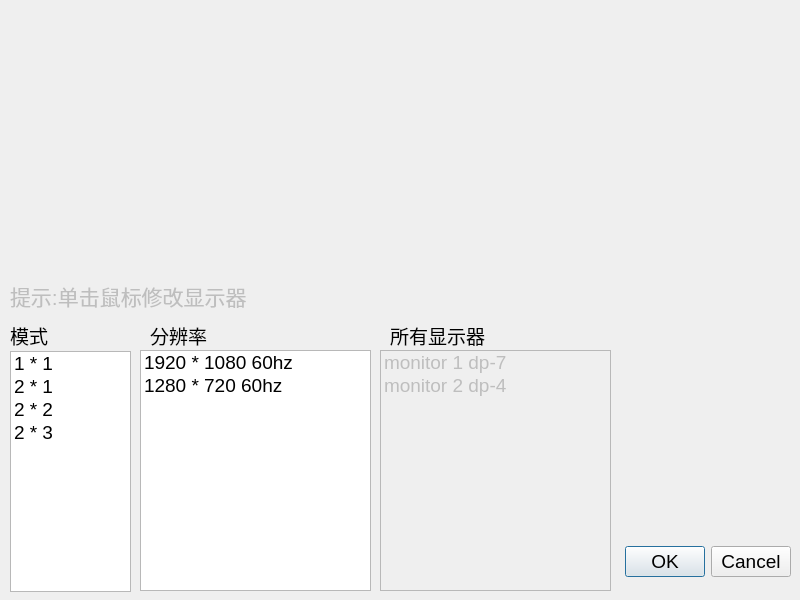
<?xml version="1.0" encoding="UTF-8"?>
<ui version="4.0">
 <class>displayCfgDialog</class>
 <widget class="QDialog" name="displayCfgDialog">
  <property name="geometry">
   <rect>
    <x>0</x>
    <y>0</y>
    <width>800</width>
    <height>600</height>
   </rect>
  </property>
  <property name="font">
   <font>
    <pointsize>14</pointsize>
   </font>
  </property>
  <property name="windowTitle">
   <string>显示器模式设置</string>
  </property>
  <widget class="QListWidget" name="listWidget_res">
   <property name="enabled">
    <bool>true</bool>
   </property>
   <property name="geometry">
    <rect>
     <x>140</x>
     <y>350</y>
     <width>231</width>
     <height>241</height>
    </rect>
   </property>
   <item>
    <property name="text">
     <string>1920 * 1080 60hz</string>
    </property>
   </item>
   <item>
    <property name="text">
     <string>1280 * 720 60hz</string>
    </property>
   </item>
  </widget>
  <widget class="QListWidget" name="listWidget_mode">
   <property name="geometry">
    <rect>
     <x>10</x>
     <y>351</y>
     <width>121</width>
     <height>241</height>
    </rect>
   </property>
   <item>
    <property name="text">
     <string>1 * 1</string>
    </property>
   </item>
   <item>
    <property name="text">
     <string>2 * 1</string>
    </property>
   </item>
   <item>
    <property name="text">
     <string>2 * 2</string>
    </property>
   </item>
   <item>
    <property name="text">
     <string>2 * 3</string>
    </property>
   </item>
  </widget>
  <widget class="QListWidget" name="listWidget_monitor">
   <property name="enabled">
    <bool>false</bool>
   </property>
   <property name="geometry">
    <rect>
     <x>380</x>
     <y>350</y>
     <width>231</width>
     <height>241</height>
    </rect>
   </property>
   <item>
    <property name="text">
     <string>monitor 1 dp-7</string>
    </property>
   </item>
   <item>
    <property name="text">
     <string>monitor 2 dp-4</string>
    </property>
   </item>
  </widget>
  <widget class="QLabel" name="label_monitors">
   <property name="geometry">
    <rect>
     <x>390</x>
     <y>320</y>
     <width>211</width>
     <height>31</height>
    </rect>
   </property>
   <property name="text">
    <string>所有显示器</string>
   </property>
  </widget>
  <widget class="QLabel" name="label_resolutions">
   <property name="geometry">
    <rect>
     <x>150</x>
     <y>320</y>
     <width>181</width>
     <height>31</height>
    </rect>
   </property>
   <property name="frameShape">
    <enum>QFrame::NoFrame</enum>
   </property>
   <property name="text">
    <string>分辨率</string>
   </property>
  </widget>
  <widget class="QLabel" name="label_modes">
   <property name="geometry">
    <rect>
     <x>10</x>
     <y>320</y>
     <width>121</width>
     <height>31</height>
    </rect>
   </property>
   <property name="text">
    <string>模式</string>
   </property>
  </widget>
  <widget class="QWidget" name="widget" native="true">
   <property name="geometry">
    <rect>
     <x>10</x>
     <y>10</y>
     <width>771</width>
     <height>271</height>
    </rect>
   </property>
  </widget>
  <widget class="QDialogButtonBox" name="displayCfgButtonBox">
   <property name="geometry">
    <rect>
     <x>590</x>
     <y>536</y>
     <width>201</width>
     <height>51</height>
    </rect>
   </property>
   <property name="font">
    <font>
     <pointsize>14</pointsize>
    </font>
   </property>
   <property name="orientation">
    <enum>Qt::Horizontal</enum>
   </property>
   <property name="standardButtons">
    <set>QDialogButtonBox::Cancel|QDialogButtonBox::Ok</set>
   </property>
   <property name="centerButtons">
    <bool>false</bool>
   </property>
  </widget>
  <widget class="QLabel" name="label_tips">
   <property name="enabled">
    <bool>false</bool>
   </property>
   <property name="geometry">
    <rect>
     <x>10</x>
     <y>280</y>
     <width>771</width>
     <height>31</height>
    </rect>
   </property>
   <property name="font">
    <font>
     <pointsize>16</pointsize>
    </font>
   </property>
   <property name="lineWidth">
    <number>1</number>
   </property>
   <property name="text">
    <string>提示:单击鼠标修改显示器</string>
   </property>
   <property name="textFormat">
    <enum>Qt::PlainText</enum>
   </property>
  </widget>
 </widget>
 <resources/>
 <connections>
  <connection>
   <sender>displayCfgButtonBox</sender>
   <signal>rejected()</signal>
   <receiver>displayCfgDialog</receiver>
   <slot>reject()</slot>
   <hints>
    <hint type="sourcelabel">
     <x>316</x>
     <y>260</y>
    </hint>
    <hint type="destinationlabel">
     <x>286</x>
     <y>274</y>
    </hint>
   </hints>
  </connection>
  <connection>
   <sender>displayCfgButtonBox</sender>
   <signal>accepted()</signal>
   <receiver>displayCfgDialog</receiver>
   <slot>accept()</slot>
   <hints>
    <hint type="sourcelabel">
     <x>248</x>
     <y>254</y>
    </hint>
    <hint type="destinationlabel">
     <x>157</x>
     <y>274</y>
    </hint>
   </hints>
  </connection>
 </connections>
</ui>
